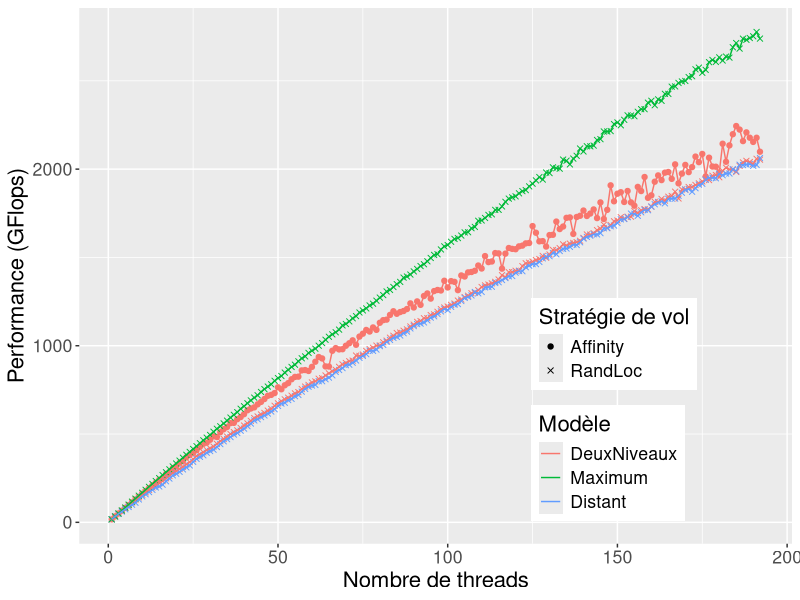
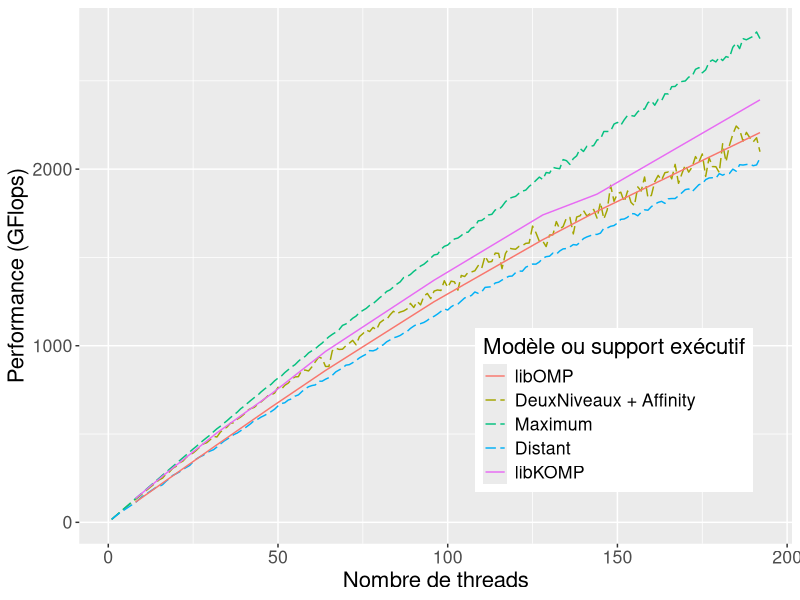
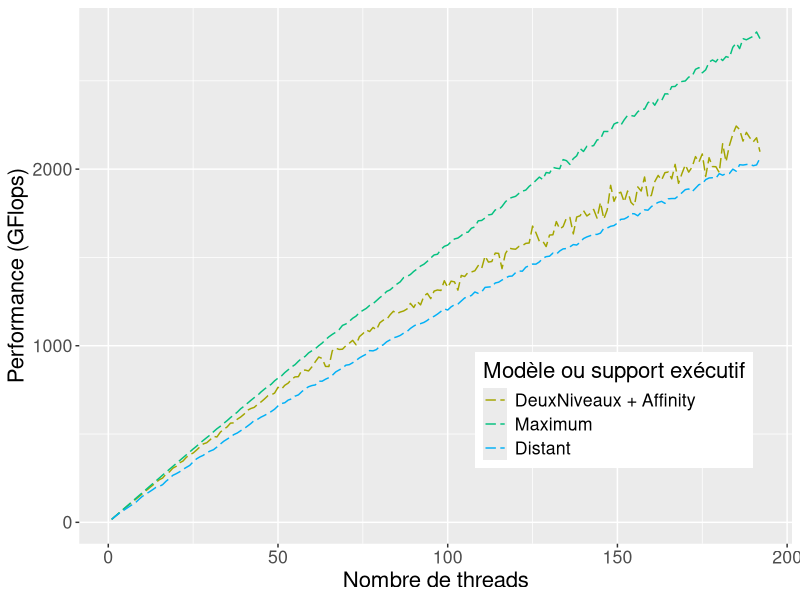
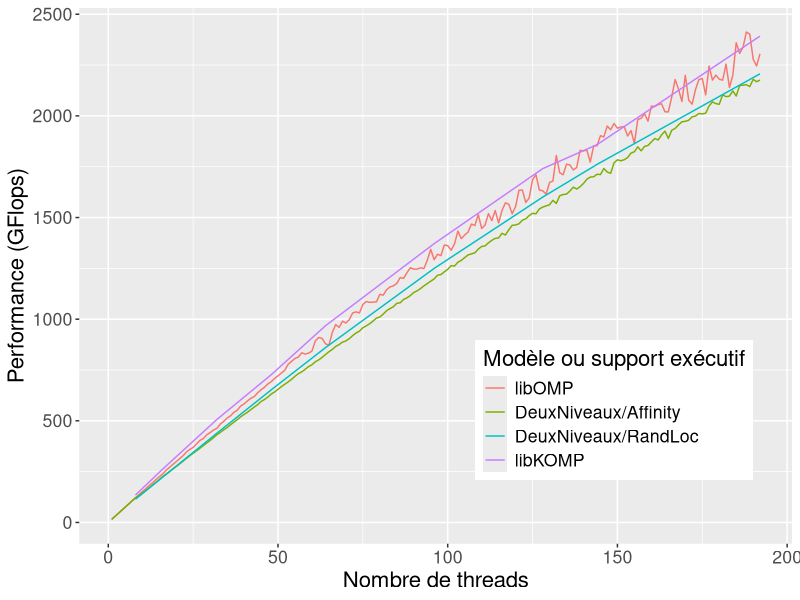
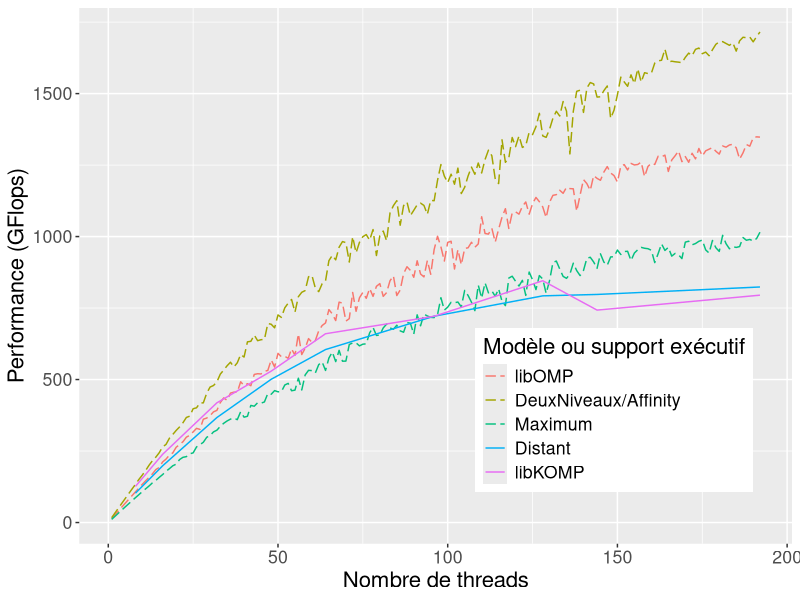
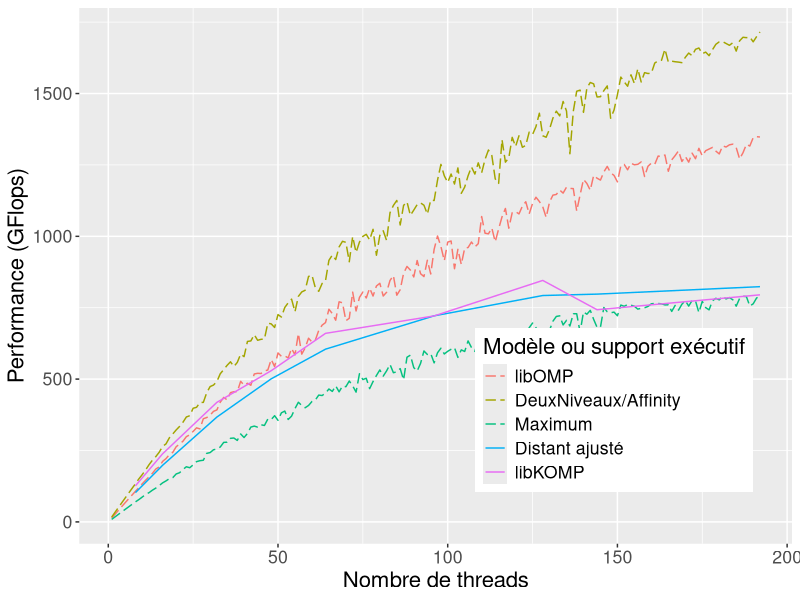
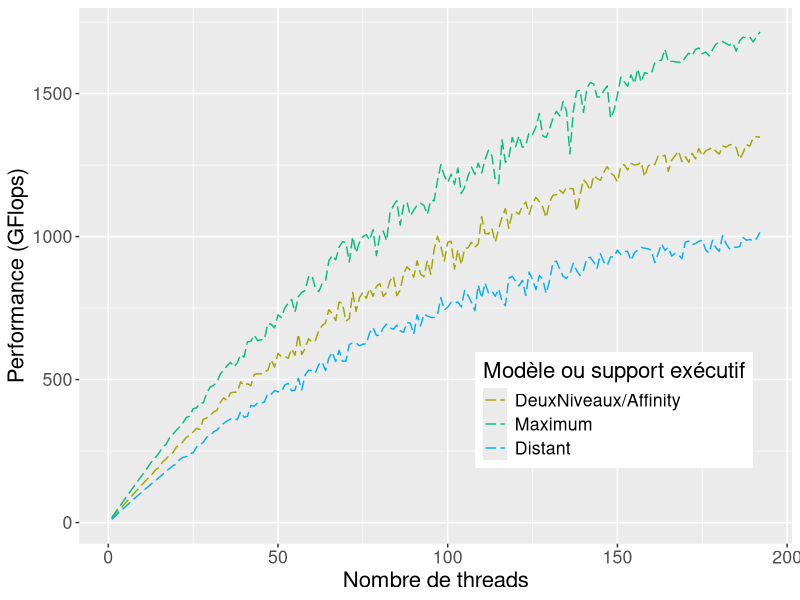
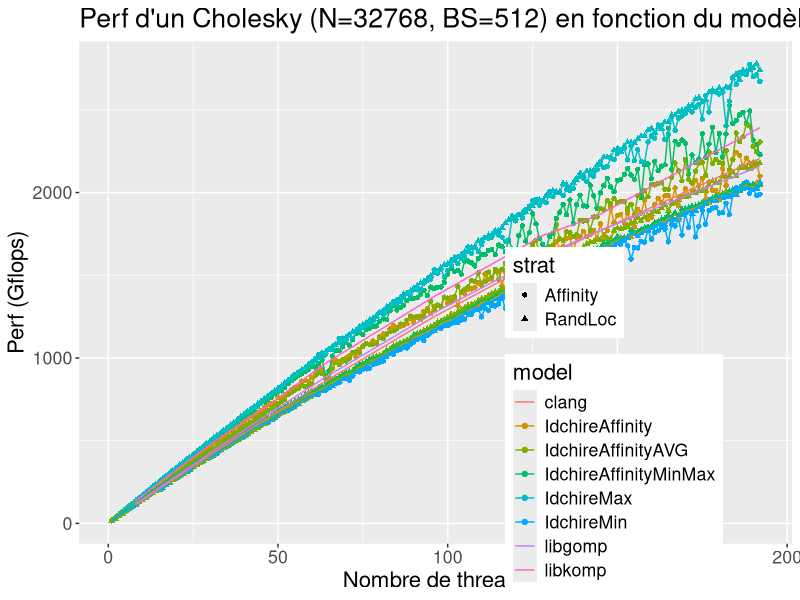

R code for these plots, in order:
library(ggplot2)

df = read.table("./all_data_simulateur.dat", header=TRUE)
df_8k = subset(df, size==8192)
df = subset(df, size==32768)
df_runtime = read.table("../kastors/all_data.dat", header=TRUE)
df_runtime_8k = subset(df_runtime, size == 8192 & blocksize == 256 & program == "dpotrf_taskdep")
df_runtime = subset(df_runtime, size == 32768 & blocksize == 512 & program == "dpotrf_taskdep")

df_steals = read.table("./all_data_steal_count.dat", header=TRUE)

pdf("simu_min_max_affinity_idchire.pdf", width = 10, height=6)

df_simu_min = subset(df, (model == "IdchireMin" & strat == "RandLoc")
                     | (model == "IdchireMax" & strat == "RandLoc")
                     | model == "IdchireAffinity")

myplot = ggplot(df_simu_min, aes(x=threads, y = gflops))
myplot = myplot + geom_point(aes(colour=model, shape=strat, group=interaction(model,strat)))
myplot = myplot + geom_line(aes(colour=model, group=interaction(model, strat)))
myplot = myplot + guides(colour = guide_legend(override.aes = list(shape = NA)))
#myplot = myplot + expand_limits(y=0)
myplot = myplot + theme(legend.position=c(0.75, 0.25), text = element_text(size=16))
myplot = myplot + scale_colour_discrete(name="Modèle", labels=c("DeuxNiveaux", "Maximum", "Distant"))
myplot = myplot + scale_shape_manual(name="Stratégie de vol", values=c(19, 4))
#myplot = myplot + ggtitle("P d'un Cholesky (N=32768, BS=512) en fonction du modèle et strat.")
myplot = myplot + ylab("Performance (GFlops)")
myplot = myplot + xlab("Nombre de threads")

print(myplot)
dev.off()

pdf("simu_affinity_runtime_idchire.pdf", width = 10, height=6)

df_affinity = subset(df, (model == "IdchireAffinity" & strat == "Affinity")
                     | (model == "IdchireMin" & strat == "RandLoc")
                     | (model == "IdchireMax" & strat == "RandLoc"))

myplot = ggplot(df_affinity, aes(x=threads, y = gflops))
#myplot = myplot + geom_point(aes(colour=model, shape=strat, group=interaction(model,strat)))
myplot = myplot + geom_line(aes(colour=model, group=interaction(model, strat)), linetype = "longdash")
myplot = myplot + geom_line(data=subset(df_runtime, runtime=="clang" | runtime=="libkomp"), aes(colour=runtime))
myplot = myplot + guides(colour = guide_legend(override.aes = list(shape = NA)))
#myplot = myplot + expand_limits(y=0)
myplot = myplot + theme(legend.position=c(0.75, 0.25), text = element_text(size=16))
myplot = myplot + scale_colour_manual(name="Modèle ou support exécutif", labels=c("libOMP", "DeuxNiveaux + Affinity", "Maximum", "Distant", "libKOMP"), values=c("#f8766d", "#a3a500", "#04c07f", "#01b0f6", "#e76bf3"))
#myplot = myplot + scale_shape_manual(name="Stratégie de vol", values=c(19, 4))
#myplot = myplot + ggtitle("P d'un Cholesky (N=32768, BS=512) en fonction du modèle et strat.")
myplot = myplot + ylab("Performance (GFlops)")
myplot = myplot + xlab("Nombre de threads")

print(myplot)
dev.off()

pdf("simu_affinity_runtime_idchire_0.pdf", width = 10, height=6)

df_affinity = subset(df, (model == "IdchireAffinity" & strat == "Affinity")
                     | (model == "IdchireMin" & strat == "RandLoc")
                     | (model == "IdchireMax" & strat == "RandLoc"))

myplot = ggplot(df_affinity, aes(x=threads, y = gflops))
#myplot = myplot + geom_point(aes(colour=model, shape=strat, group=interaction(model,strat)))
myplot = myplot + geom_line(aes(colour=model, group=interaction(model, strat)), linetype = "longdash")
myplot = myplot + guides(colour = guide_legend(override.aes = list(shape = NA)))
#myplot = myplot + expand_limits(y=0)
myplot = myplot + theme(legend.position=c(0.75, 0.25), text = element_text(size=16))
myplot = myplot + scale_colour_manual(name="Modèle ou support exécutif", labels=c("DeuxNiveaux + Affinity", "Maximum", "Distant"), values=c("#a3a500", "#04c07f", "#01b0f6"))
#myplot = myplot + scale_shape_manual(name="Stratégie de vol", values=c(19, 4))
#myplot = myplot + ggtitle("P d'un Cholesky (N=32768, BS=512) en fonction du modèle et strat.")
myplot = myplot + ylab("Performance (GFlops)")
myplot = myplot + xlab("Nombre de threads")

print(myplot)
dev.off()

pdf("simu_affinity_avg_runtime_idchire.pdf", width = 10, height=6)

df_affinity_avg = subset(df, (model == "IdchireAffinityAVG"))

myplot = ggplot(df_affinity_avg, aes(x=threads, y = gflops))
#myplot = myplot + geom_point(aes(colour=model, shape=strat, group=interaction(model,strat)))
myplot = myplot + geom_line(aes(colour=interaction(model, strat), group=interaction(model, strat)))
myplot = myplot + geom_line(data=subset(df_runtime, runtime=="clang" | runtime=="libkomp"), aes(colour=runtime))
#myplot = myplot + geom_ribbon(data=subset(df_runtime, runtime=="clang" | runtime=="libkomp"), aes(colour=runtime, ymin=gflops-(2*std/iterations), ymax=gflops+(2*std/iterations)))
myplot = myplot + guides(colour = guide_legend(override.aes = list(shape = NA)), fill=guide_legend(override.aes=list(linetype=0, shape='')))
#myplot = myplot + expand_limits(y=0)
myplot = myplot + theme(legend.position=c(0.75, 0.25), text = element_text(size=16))
myplot = myplot + scale_colour_discrete(name="Modèle ou support exécutif", labels=c("libOMP", "DeuxNiveaux/Affinity", "DeuxNiveaux/RandLoc", "libKOMP"))
#myplot = myplot + scale_fill_manual(name="")
#myplot = myplot + scale_shape_manual(name="Stratégie de vol", values=c(19, 4))
#myplot = myplot + ggtitle("P d'un Cholesky (N=32768, BS=512) en fonction du modèle et strat.")
myplot = myplot + ylab("Performance (GFlops)")
myplot = myplot + xlab("Nombre de threads")

print(myplot)
dev.off()

pdf("simu_affinity_8k_runtime_idchire.pdf", width = 10, height=6)

df_affinity_avg = subset(df_8k, ((model == "IdchireAffinityAVG" & strat == "Affinity") | model == "IdchireMin" | model == "IdchireMax"))

myplot = ggplot(df_affinity_avg, aes(x=threads, y = gflops))
#myplot = myplot + geom_point(aes(colour=model, shape=strat, group=interaction(model,strat)))
myplot = myplot + geom_line(aes(colour=interaction(model, strat), group=interaction(model, strat)), linetype="longdash")
myplot = myplot + geom_line(data=subset(df_runtime_8k, runtime=="clang" | runtime=="libkomp"), aes(colour=runtime))
myplot = myplot + guides(colour = guide_legend(override.aes = list(shape = NA)))
#myplot = myplot + expand_limits(y=0)
myplot = myplot + theme(legend.position=c(0.75, 0.25), text = element_text(size=16))
myplot = myplot + scale_colour_manual(name="Modèle ou support exécutif", labels=c("libOMP", "DeuxNiveaux/Affinity", "Maximum", "Distant", "libKOMP"), values=c("#f8766d", "#a3a500", "#04c07f", "#01b0f6", "#e76bf3"))
#myplot = myplot + scale_shape_manual(name="Stratégie de vol", values=c(19, 4))
#myplot = myplot + ggtitle("P d'un Cholesky (N=32768, BS=512) en fonction du modèle et strat.")
myplot = myplot + ylab("Performance (GFlops)")
myplot = myplot + xlab("Nombre de threads")

print(myplot)
dev.off()

pdf("simu_affinity_8k_runtime_idchire_ajuste.pdf", width = 10, height=6)

df_affinity_avg = subset(df_8k, ((model == "IdchireAffinityAVG" & strat == "Affinity") | model == "IdchireMax" | model == "IdchireTmp"))
#df_affinity_avg = subset(df_8k, ((model == "IdchireAffinityAVG" & strat == "Affinity") | model == "IdchireMin" | model == "IdchireMax"))

myplot = ggplot(df_affinity_avg, aes(x=threads, y = gflops))
#myplot = myplot + geom_point(aes(colour=model, shape=strat, group=interaction(model,strat)))
myplot = myplot + geom_line(aes(colour=interaction(model, strat), group=interaction(model, strat)), linetype="longdash")
myplot = myplot + geom_line(data=subset(df_runtime_8k, runtime=="clang" | runtime=="libkomp"), aes(colour=runtime))
myplot = myplot + guides(colour = guide_legend(override.aes = list(shape = NA)))
#myplot = myplot + expand_limits(y=0)
myplot = myplot + theme(legend.position=c(0.75, 0.25), text = element_text(size=16))
#myplot = myplot + scale_colour_discrete(name="Modèle ou support exécutif")
myplot = myplot + scale_colour_manual(name="Modèle ou support exécutif", labels=c("libOMP", "DeuxNiveaux/Affinity", "Maximum", "Distant ajusté", "libKOMP"), values=c("#f8766d", "#a3a500", "#04c07f", "#01b0f6", "#e76bf3"))
#myplot = myplot + scale_shape_manual(name="Stratégie de vol", values=c(19, 4))
#myplot = myplot + ggtitle("P d'un Cholesky (N=32768, BS=512) en fonction du modèle et strat.")
myplot = myplot + ylab("Performance (GFlops)")
myplot = myplot + xlab("Nombre de threads")

print(myplot)
dev.off()

pdf("simu_affinity_8k_runtime_idchire_0.pdf", width = 10, height=6)

#df_affinity_avg = subset(df_8k, (model == "IdchireAffinityAVG" | model == "IdchireMin" | model == "IdchireMax" | model == "IdchireTmp"))
df_affinity_avg = subset(df_8k, ((model == "IdchireAffinityAVG" & strat == "Affinity") | model == "IdchireMin" | model == "IdchireMax"))

myplot = ggplot(df_affinity_avg, aes(x=threads, y = gflops))
#myplot = myplot + geom_point(aes(colour=model, shape=strat, group=interaction(model,strat)))
myplot = myplot + geom_line(aes(colour=interaction(model, strat), group=interaction(model, strat)), linetype="longdash")
#myplot = myplot + geom_line(data=subset(df_runtime_8k, runtime=="clang" | runtime=="libkomp"), aes(colour=runtime))
myplot = myplot + guides(colour = guide_legend(override.aes = list(shape = NA)))
#myplot = myplot + expand_limits(y=0)
myplot = myplot + theme(legend.position=c(0.75, 0.25), text = element_text(size=16))
myplot = myplot + scale_colour_manual(name="Modèle ou support exécutif", labels=c("DeuxNiveaux/Affinity", "Maximum", "Distant"), values=c("#a3a500", "#04c07f", "#01b0f6"))
#myplot = myplot + scale_shape_manual(name="Stratégie de vol", values=c(19, 4))
#myplot = myplot + ggtitle("P d'un Cholesky (N=32768, BS=512) en fonction du modèle et strat.")
myplot = myplot + ylab("Performance (GFlops)")
myplot = myplot + xlab("Nombre de threads")

print(myplot)
dev.off()

pdf("simu_all_models_idchire.pdf", width = 10, height=6)

myplot = ggplot(df, aes(x=threads, y = gflops))
myplot = myplot + geom_point(aes(colour=model, shape=strat, group=interaction(model,strat)))
myplot = myplot + geom_line(aes(colour=model, group=interaction(model, strat)))
myplot = myplot + geom_line(data=df_runtime, aes(colour=runtime))
#myplot = myplot + expand_limits(y=0)
myplot = myplot + theme(legend.position=c(0.75, 0.25), text = element_text(size=16))
myplot = myplot + ggtitle("Perf d'un Cholesky (N=32768, BS=512) en fonction du modèle et strat.")
myplot = myplot + ylab("Perf (Gflops)")
myplot = myplot + xlab("Nombre de threads")

print(myplot)
dev.off()

pdf("simu_steal_visits_idchire.pdf", width = 10, height=6)

df_steals=subset(df_steals, strat=="Affinity")

myplot = ggplot(df_steals, aes(x=threads, y = steals_per_task))
#myplot = myplot + geom_point(aes(colour=factor(size)))
myplot = myplot + geom_line(aes(colour=factor(size)))
#myplot = myplot + geom_line(aes(colour=factor(size), y=visits_per_task/180))
#myplot = myplot + geom_line(data=df_runtime, aes(colour=runtime))
#myplot = myplot + expand_limits(y=0)
myplot = myplot + theme(legend.position=c(0.25, 0.75), text = element_text(size=16))
#myplot = myplot + ggtitle("Visites par tache")
myplot = myplot + scale_colour_discrete(name="Tailles : Matrice x Bloc", labels=c("8192x256", "32768x512"))
myplot = myplot + ylab("Requêtes de vol par tâche")
myplot = myplot + xlab("Nombre de threads")

print(myplot)
dev.off()
